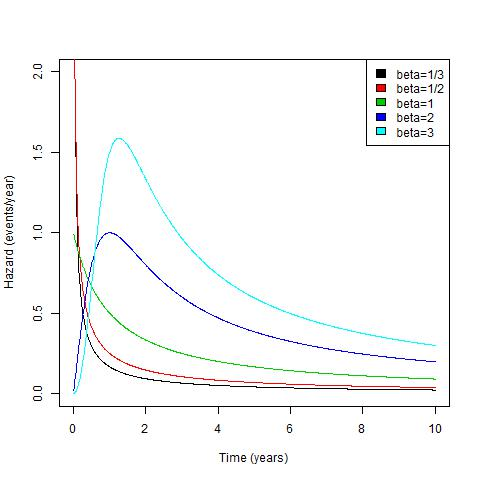

Write R code to recreate this figure.
setwd("C:/Users/lmcda4.LSUMC-MASTER/Dropbox/Teaching/Survival/Notes/Parametric/Figures")

library(assim)

time <- (1:1000)/100
h1 <- hloglogis(time, 1, 1/3)
h2 <- hloglogis(time, 1, 1/2)
h3 <- hloglogis(time, 1, 1)
h4 <- hloglogis(time, 1, 2)
h5 <- hloglogis(time, 1, 3)

plot(NA, xlim=c(0, 10), ylim=c(0, 2), xlab="Time (years)", ylab="Hazard (events/year)")
lines(time, h1, col=1)
lines(time, h2, col=2)
lines(time, h3, col=3)
lines(time, h4, col=4)
lines(time, h5, col=5)
legend("topright", legend=c("beta=1/3", "beta=1/2", "beta=1", "beta=2", "beta=3"), fill=c(1:5))

jpeg("loglogis.jpg")
plot(NA, xlim=c(0, 10), ylim=c(0, 2), xlab="Time (years)", ylab="Hazard (events/year)")
lines(time, h1, col=1)
lines(time, h2, col=2)
lines(time, h3, col=3)
lines(time, h4, col=4)
lines(time, h5, col=5)
legend("topright", legend=c("beta=1/3", "beta=1/2", "beta=1", "beta=2", "beta=3"), fill=c(1:5))
dev.off()



png("loglogis.png")
plot(NA, xlim=c(0, 10), ylim=c(0, 2), xlab="Time (years)", ylab="Hazard (events/year)")
lines(time, h3, col=1)
lines(time, h4, col=2)
lines(time, h5, col=3)
legend("topright", legend=c("beta=1", "beta=2", "beta=3"), fill=c(1:5))
dev.off()
